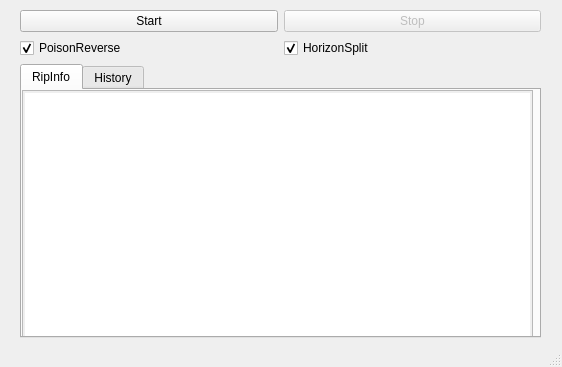
<?xml version="1.0" encoding="UTF-8"?>
<ui version="4.0">
 <class>RipEmuratorClass</class>
 <widget class="QMainWindow" name="RipEmuratorClass">
  <property name="geometry">
   <rect>
    <x>0</x>
    <y>0</y>
    <width>562</width>
    <height>367</height>
   </rect>
  </property>
  <property name="minimumSize">
   <size>
    <width>562</width>
    <height>367</height>
   </size>
  </property>
  <property name="maximumSize">
   <size>
    <width>562</width>
    <height>367</height>
   </size>
  </property>
  <property name="windowTitle">
   <string>MainWindow</string>
  </property>
  <widget class="QWidget" name="centralwidget">
   <widget class="QWidget" name="verticalLayoutWidget">
    <property name="geometry">
     <rect>
      <x>20</x>
      <y>10</y>
      <width>521</width>
      <height>331</height>
     </rect>
    </property>
    <layout class="QVBoxLayout" name="verticalLayout">
     <property name="bottomMargin">
      <number>3</number>
     </property>
     <item>
      <layout class="QHBoxLayout" name="horizontalLayout">
       <item>
        <widget class="QPushButton" name="BtnStart">
         <property name="styleSheet">
          <string notr="true"/>
         </property>
         <property name="text">
          <string>Start</string>
         </property>
        </widget>
       </item>
       <item>
        <widget class="QPushButton" name="BtnStop">
         <property name="enabled">
          <bool>false</bool>
         </property>
         <property name="text">
          <string>Stop</string>
         </property>
        </widget>
       </item>
      </layout>
     </item>
     <item>
      <layout class="QHBoxLayout" name="horizontalLayout_2">
       <property name="topMargin">
        <number>0</number>
       </property>
       <property name="rightMargin">
        <number>0</number>
       </property>
       <item>
        <widget class="QCheckBox" name="chkPoisonReverse">
         <property name="text">
          <string>PoisonReverse</string>
         </property>
         <property name="checked">
          <bool>true</bool>
         </property>
        </widget>
       </item>
       <item>
        <widget class="QCheckBox" name="chkHorizonSplit">
         <property name="text">
          <string>HorizonSplit</string>
         </property>
         <property name="checked">
          <bool>true</bool>
         </property>
        </widget>
       </item>
      </layout>
     </item>
     <item>
      <widget class="QTabWidget" name="tabWidget">
       <property name="currentIndex">
        <number>0</number>
       </property>
       <widget class="QWidget" name="tab">
        <attribute name="title">
         <string>RipInfo</string>
        </attribute>
        <widget class="QTableView" name="TblRipInfo">
         <property name="geometry">
          <rect>
           <x>0</x>
           <y>0</y>
           <width>511</width>
           <height>251</height>
          </rect>
         </property>
         <property name="styleSheet">
          <string notr="true">QTableView {
	selection-background-color:qlineargradient(spread:pad, x1:0, y1:0, x2:1, y2:0.739, stop:0 rgba(65, 165, 231, 255), stop:1 rgba(255, 255, 255, 255));
    padding:2px;
}
</string>
         </property>
         <attribute name="horizontalHeaderDefaultSectionSize">
          <number>30</number>
         </attribute>
         <attribute name="horizontalHeaderMinimumSectionSize">
          <number>10</number>
         </attribute>
         <attribute name="horizontalHeaderMinimumSectionSize">
          <number>10</number>
         </attribute>
         <attribute name="horizontalHeaderDefaultSectionSize">
          <number>30</number>
         </attribute>
        </widget>
       </widget>
       <widget class="QWidget" name="tab_2">
        <attribute name="title">
         <string>History</string>
        </attribute>
        <widget class="QWidget" name="verticalLayoutWidget_2">
         <property name="geometry">
          <rect>
           <x>0</x>
           <y>0</y>
           <width>521</width>
           <height>271</height>
          </rect>
         </property>
         <layout class="QVBoxLayout" name="verticalLayout_2">
          <property name="topMargin">
           <number>0</number>
          </property>
          <property name="bottomMargin">
           <number>0</number>
          </property>
          <item>
           <layout class="QHBoxLayout" name="horizontalLayout_3">
            <property name="topMargin">
             <number>0</number>
            </property>
            <item>
             <widget class="QCheckBox" name="chkRecord">
              <property name="text">
               <string>Record</string>
              </property>
              <property name="checked">
               <bool>true</bool>
              </property>
             </widget>
            </item>
            <item>
             <widget class="QPushButton" name="btnClear">
              <property name="text">
               <string>Clear</string>
              </property>
             </widget>
            </item>
           </layout>
          </item>
          <item>
           <widget class="QScrollArea" name="scrollArea">
            <property name="widgetResizable">
             <bool>true</bool>
            </property>
            <widget class="QWidget" name="scrollAreaWidgetContents">
             <property name="geometry">
              <rect>
               <x>0</x>
               <y>0</y>
               <width>517</width>
               <height>236</height>
              </rect>
             </property>
             <widget class="QTextEdit" name="TxtHistory">
              <property name="geometry">
               <rect>
                <x>0</x>
                <y>0</y>
                <width>521</width>
                <height>271</height>
               </rect>
              </property>
              <property name="readOnly">
               <bool>true</bool>
              </property>
             </widget>
            </widget>
           </widget>
          </item>
         </layout>
        </widget>
       </widget>
      </widget>
     </item>
    </layout>
   </widget>
  </widget>
  <widget class="QStatusBar" name="statusbar"/>
 </widget>
 <resources/>
 <connections>
  <connection>
   <sender>btnClear</sender>
   <signal>clicked()</signal>
   <receiver>TxtHistory</receiver>
   <slot>clear()</slot>
   <hints>
    <hint type="sourcelabel">
     <x>365</x>
     <y>114</y>
    </hint>
    <hint type="destinationlabel">
     <x>362</x>
     <y>169</y>
    </hint>
   </hints>
  </connection>
 </connections>
</ui>
